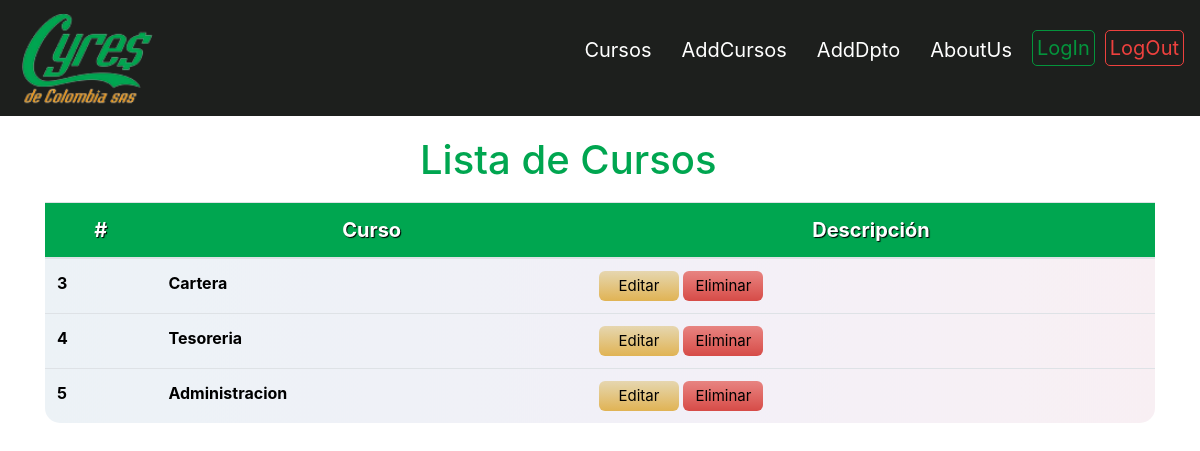
The page /homedpto/ on the database as committed earlier.
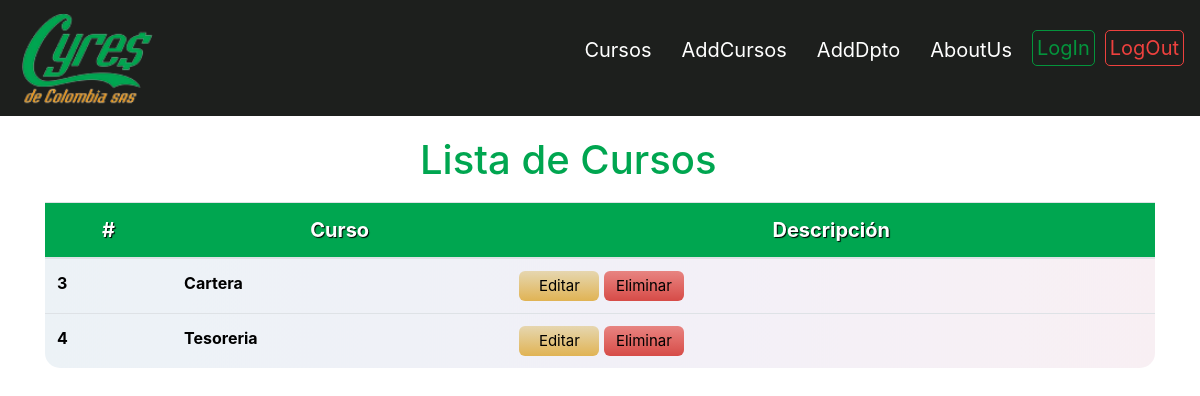
The same page on the database as committed later.
### contenido/models.py (models this page shows, shortened)
class Dpto(models.Model):
    nombreDpto=models.CharField(max_length=100)

### contenido/views.py (the view)
# urls.py: path('homedpto/', views.homedpto,name="homedpto"),
def homedpto(request):
    Dptos=Dpto.objects.all()
    context={'Dptos':Dptos}
    return render(request,'Deptor.html',context)

### contenido/Templates/Deptor.html (shortened to what this page needs)
{% extends 'layout.html' %}
{% load static %}
{% block content %}
<link rel="stylesheet" type="text/css" href=" {% static 'css/home.css' %}">
<link rel="stylesheet" href="https://cdn.jsdelivr.net/npm/bootstrap@4.3.1/dist/css/bootstrap.min.css"
>
<main role="main" class="container">
    <div class="row">
        <div class="col-12">
            <h1>Lista de Cursos</h1>
            <div class="table-responsive">
                <table class="table " id="tablam">
                    <thead>
                        <tr>
                            <th scope="col">#</th>
                            <th scope="col">Curso</th>
                            <th scope="col">Descripción</th>
                        </tr>
                    </thead>
                    <tbody>
                        {% for dpto in Dptos %}
                        <tr>
                            <th scope="row">{{dpto.id}}</th>
                            <th scope="row">{{dpto.nombreDpto}}</th>
                            <td>
                                <button class="editar"><a href="">Editar</a></button>
                                <button class="eliminar"><a href="{% url 'eliminarDpto' dpto.id %}">Eliminar</a></button>
                            </td>
                        </tr>
                    </tbody>
                    {% endfor %}
                </table>
            </div>
        </div>
    </div>
</main>
{% endblock %}

Rows that differ between the two databases and show on the page:
removed Dpto: id "5", nombreDpto "Administracion"
